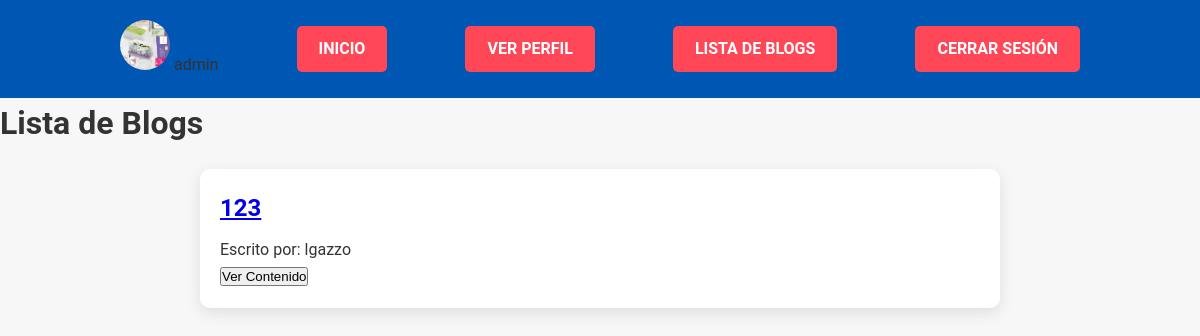
Screenshot of /pages/ (signed in) with the database file from the repository.
### accounts/models.py (models this page shows)
class CustomUser(AbstractUser):
    profile_image = models.ImageField(upload_to='profile_images/', blank=True, null=True)
    description = models.TextField(blank=True, null=True)
    website = models.URLField(blank=True, null=True)

### blog/models.py (models this page shows)
class Blog(models.Model):
    CATEGORY_CHOICES = [
        ('Política', 'Política'),
        ('Tecnología', 'Tecnología'),
        ('Ciencia', 'Ciencia'),
        ('Humor', 'Humor'),
    ]
    title = models.CharField(max_length=200)
    subtitle = models.CharField(max_length=200)
    body = RichTextField()
    author = models.ForeignKey(
        settings.AUTH_USER_MODEL,
        on_delete=models.CASCADE
    )
    date = models.DateTimeField(auto_now_add=True)
    image = models.ImageField(upload_to='blog_images/')
    category = models.CharField(max_length=100, choices=CATEGORY_CHOICES, default='Humor')

### blog/views.py (the view)
# urls.py: path('', views.blog_list, name='blog_list'),
def blog_list(request):
    blogs = Blog.objects.all().order_by('-date')
    return render(request, 'blog/blog_list.html', {'blogs': blogs})

### blog/templates/blog/blog_list.html (shortened to what this page needs)
{% load static %}
<!DOCTYPE html>
<html>
<head>
    <link rel="stylesheet" href="{% static 'css/style.css' %}">
</head>
<body>
    <header>
        <div class="container">
            {% if user.is_authenticated %}
                <span class="user-info">
                {% if user.profile_image %}
                    <img src="{{ user.profile_image.url }}" alt="Avatar" class="user-avatar">
                {% else %}
                    <img src="{% static '/avatars/default-avatar.png' %}" alt="Avatar" class="user-avatar">
                {% endif %}
                {{ user.username }}
                </span>
                <a href="{% url 'landing' %}" class="header-button">Inicio</a>
                <a href="{% url 'profile' %}" class="header-button">Ver Perfil</a>
                <a href="{% url 'blog_list' %}" class="header-button">Lista de Blogs</a>
                <a href="{% url 'logout' %}" class="header-button">Cerrar Sesión</a>
            {% else %}
                <a href="{% url 'login' %}" class="header-button">Iniciar Sesión</a>
                <a href="{% url 'signup' %}" class="header-button">Registrarse</a>
            {% endif %}
        </div>
    </header>
    <h1>Lista de Blogs</h1>
    <div class="blog-list-container">
        {% for blog in blogs %}
            <div class="blog-preview">
                <h2><a href="{% url 'blog_detail' pk=blog.pk %}">{{ blog.title }}</a></h2>
                <p>Escrito por: {{ blog.author }}</p>
                <button onclick="toggleContent('content-{{ blog.id }}')">Ver Contenido</button>
            </div>
        {% empty %}
            <p>No hay blogs aún.</p>
        {% endfor %}
    </div>
</body>
</html>

### static/css/style.css (style rules this page uses)
* { margin: 0; padding: 0; box-sizing: border-box; }
body { font-family: 'Roboto', sans-serif; background-color: #f7f7f7; color: #333; line-height: 1.6; }
header { position: static; background: #0056b3; padding: 20px 0; width: 100%; top: 0; z-index: 1000; }
header .container { display: flex; justify-content: space-between; align-items: center; padding: 0 10%; }
header a { color: #fff; text-decoration: none; padding: 8px 20px; border: 2px solid transparent; transition: all 0.3s ease; }
.header-button { background-color: #ff4757; color: #fff; border-radius: 5px; font-weight: 700; text-transform: uppercase; }
.blog-preview { margin: 20px auto; max-width: 800px; background: #fff; padding: 20px; border-radius: 10px; box-shadow: 0 5px 15px rgba(0, 0, 0, 0.1); }
.blog-preview h2 { color: #0056b3; margin-bottom: 10px; }

### blog/templates/blog/blog_list.html (style rules this page uses)
.user-avatar { width: 50px; height: 50px; border-radius: 50%; }

### rows the page displays
CustomUser: profile_image (picture), username "admin"
Blog: title "123", author "lgazzo"
